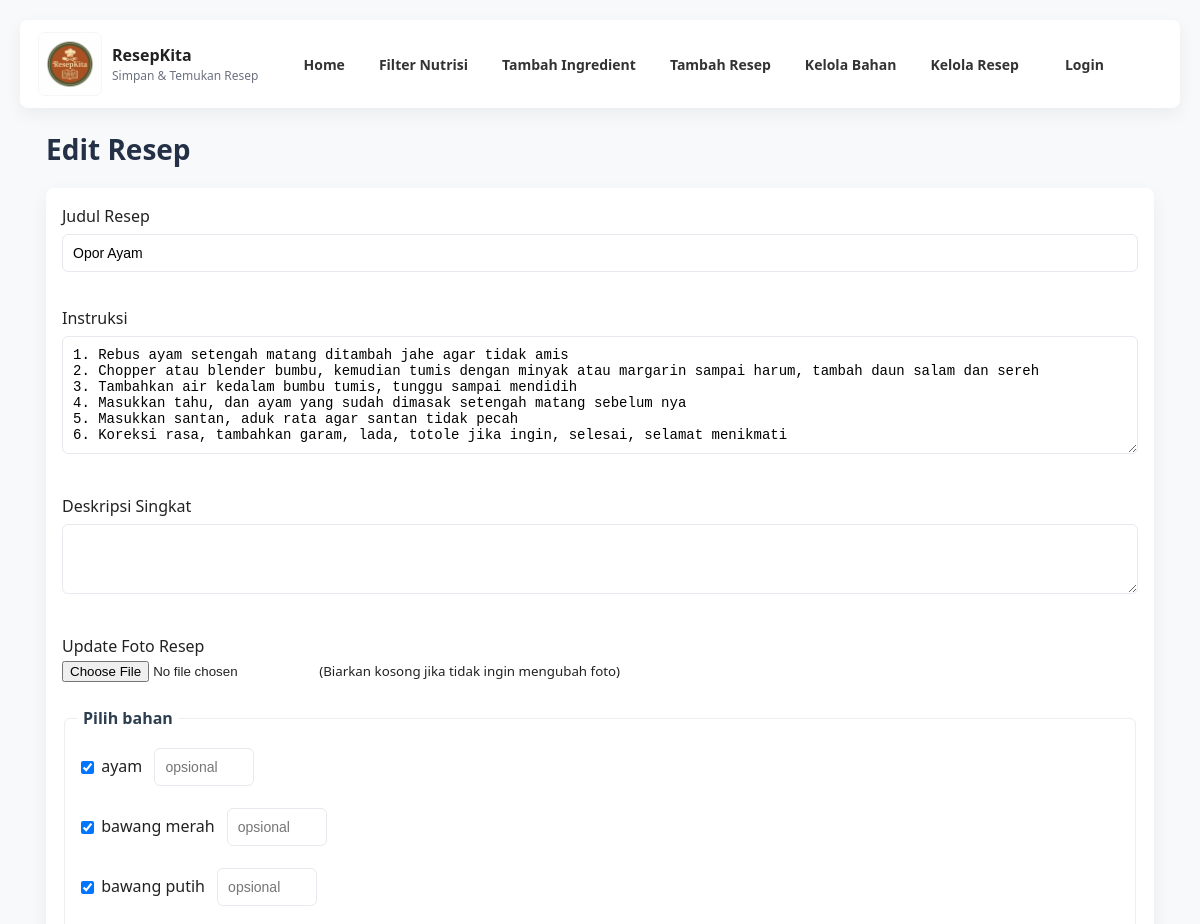
Before: /edit_recipe.php?id=4 (upper part) with the older database file.
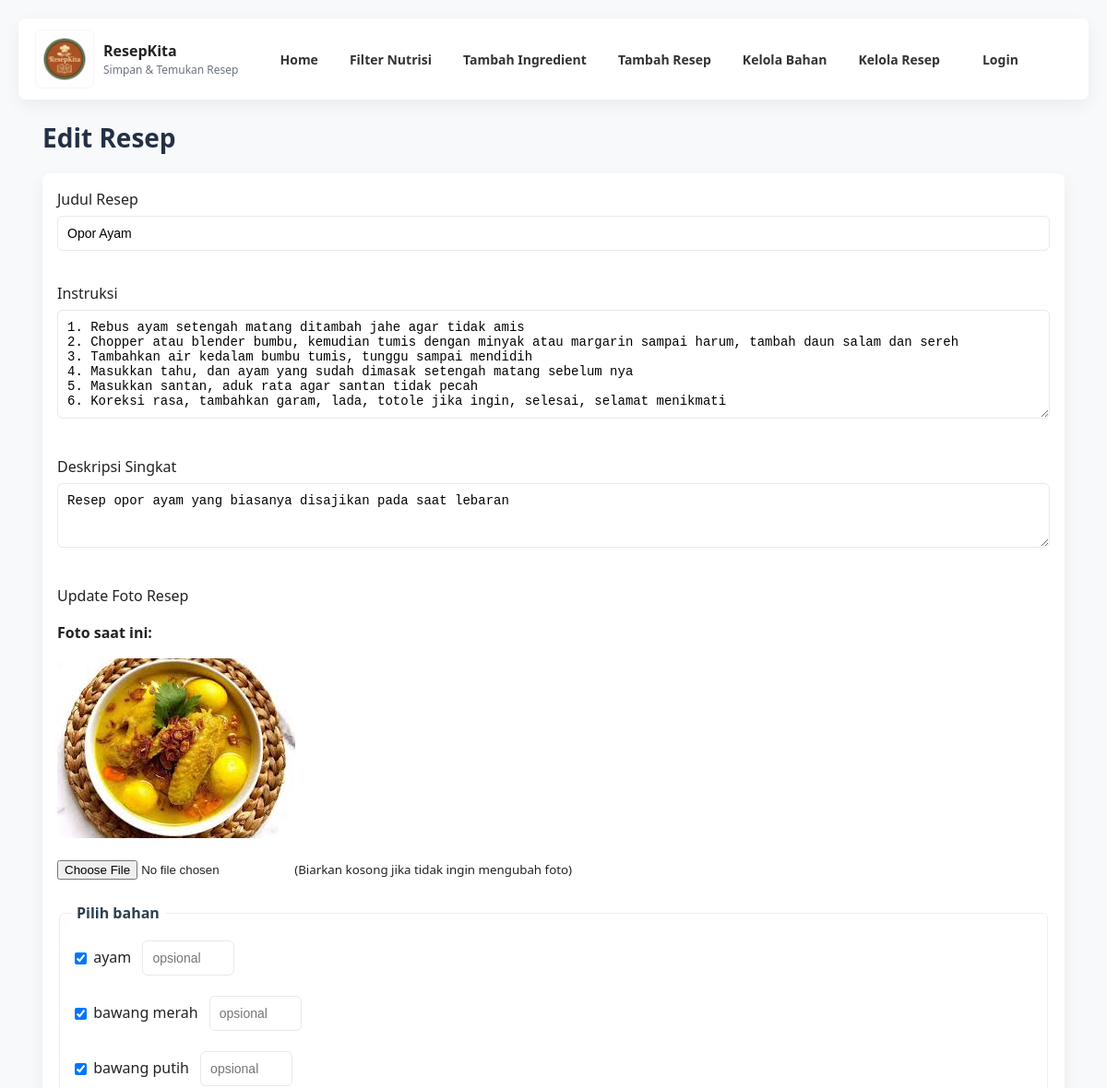
After: the same page with the newer database file.
### tables this page shows
CREATE TABLE `recipes` (
  `id` int(11) NOT NULL,
  `title` varchar(255) NOT NULL,
  `ingredients` text NOT NULL,
  `instructions` text DEFAULT NULL,
  `created_at` timestamp NOT NULL DEFAULT current_timestamp(),
  `description` text DEFAULT NULL,
  `image_path` varchar(255) DEFAULT NULL
);

### public/edit_recipe.php (the view, shortened to what the changed rows need)
<?php
$mysqli = new mysqli('localhost', 'root', '', 'resepkita');
$recipe = null;
$recipe_ingredients = [];
if (isset($_GET['id'])) {
    $id = (int)$_GET['id'];
    $stmt = $mysqli->prepare("SELECT * FROM recipes WHERE id = ?");
    $stmt->bind_param('i', $id);
    $stmt->execute();
    $recipe = $stmt->get_result()->fetch_assoc();
    if ($recipe) {
        $stmt = $mysqli->prepare("
            SELECT i.id, i.name, ri.quantity
            FROM recipe_ingredients ri
            JOIN ingredients i ON ri.ingredient_id = i.id
            WHERE ri.recipe_id = ?
        ");
        $stmt->bind_param('i', $id);
        $stmt->execute();
        $result = $stmt->get_result();
        while ($row = $result->fetch_assoc()) {
            $recipe_ingredients[$row['id']] = $row;
        }
    }
}
$all_ingredients = [];
$res = $mysqli->query("SELECT id, name FROM ingredients ORDER BY name");
while ($row = $res->fetch_assoc()) {
    $all_ingredients[] = $row;
}
?>
<!DOCTYPE html>
<html lang="id">
<head>
    <link rel="stylesheet" href="css/style.css">
</head>
<body>
    <div class="container">
    <h1>Edit Resep</h1>
    <?php if ($recipe): ?>
        <form method="post" action="" enctype="multipart/form-data">
            <label>Judul Resep<br>
                <input type="text" name="title" value="<?php echo htmlspecialchars($recipe['title']); ?>" required>
            </label><br><br>
            <label>Instruksi<br>
                <textarea name="instructions" rows="6" cols="60"><?php echo htmlspecialchars($recipe['instructions']); ?></textarea>
            </label><br><br>
            <label>Deskripsi Singkat<br>
                <textarea name="description" rows="3" cols="60"><?php echo htmlspecialchars($recipe['description']); ?></textarea>
            </label><br><br>
            <label>Update Foto Resep<br>
                <?php if (!empty($recipe['image_path'])): ?>
                    <div class="image-preview">
                        <p><strong>Foto saat ini:</strong></p>
                        <img src="<?php echo htmlspecialchars($recipe['image_path']); ?>" alt="<?php echo htmlspecialchars($recipe['title']); ?>">
                    </div>
                <?php endif; ?>
                <input type="file" name="image" accept="image/*">
                <small>(Biarkan kosong jika tidak ingin mengubah foto)</small>
            </label><br><br>
            <fieldset>
                <legend>Pilih bahan</legend>
                <?php if (empty($all_ingredients)): ?>
                    <p>Tidak ada bahan tersedia.</p>
                <?php else: ?>
                    <?php foreach ($all_ingredients as $ing): ?>
                        <div class="ingredient-row">
                            <label>
                                <input type="checkbox" name="ingredient_ids[]"
                                       value="<?php echo $ing['id']; ?>"
                                       <?php echo isset($recipe_ingredients[$ing['id']]) ? 'checked' : ''; ?>>
                                <?php echo htmlspecialchars($ing['name']); ?>
                            </label>
                            <input class="qty" type="text"
                                   name="quantity[<?php echo $ing['id']; ?>]"
                                   value="<?php echo isset($recipe_ingredients[$ing['id']]) ? htmlspecialchars($recipe_ingredients[$ing['id']]['quantity']) : ''; ?>"
                                   placeholder="opsional">
                        </div>
                    <?php endforeach; ?>
                <?php endif; ?>
            </fieldset>
            <br>
        </form>
    <?php else: ?>
        <p>Resep tidak ditemukan.</p>
        <a href="manage_recipes.php" class="button">Kembali</a>
    <?php endif; ?>
</body>
</html>

Changed rows visible on the page:
changed recipes "Opor Ayam": description (not shown) → "Resep opor ayam yang biasanya disajikan pada saat lebaran"; image_path: picture added
Other visible differences:
text now shown: "Foto saat ini:"
